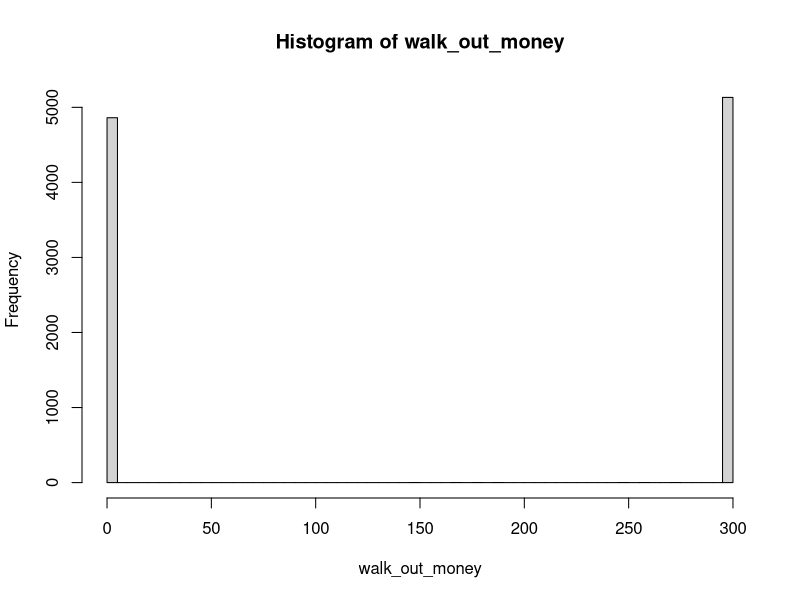
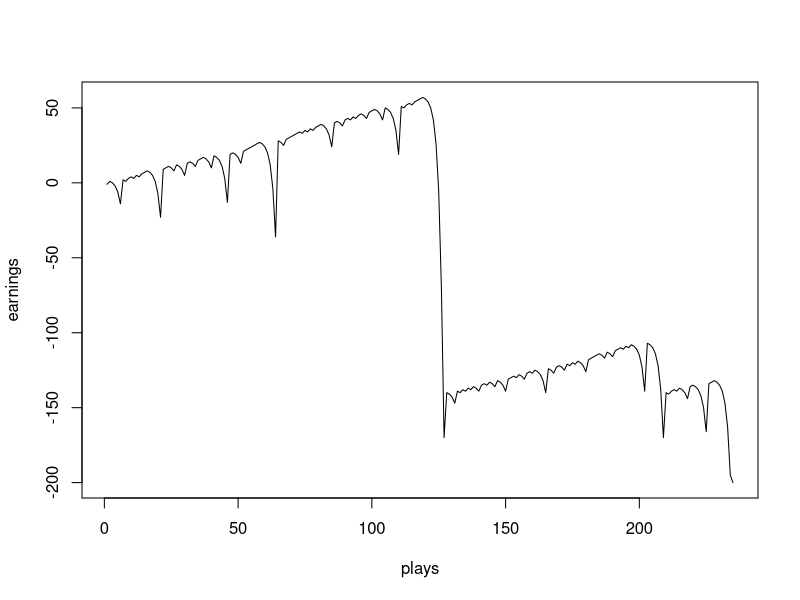

These charts were generated, in order, by the following R code: (Note: a time limit stopped this script after it produced the figures.)
## ---- chunk 1
knitr::opts_chunk$set(echo=TRUE, warning=FALSE, message=FALSE, cache=TRUE)
## ---- chunk 2
library(dplyr)
## ---- chunk 3
#' A single play of the Martingale strategy
#'
#' Takes a state list, spins the roulette wheel, returns the state list with updated values (for example, budget, plays, etc)
#' @param state A list with the following entries: 
#'   B              number, the budget
#'   W              number, the budget threshold for successfully stoping
#'   L              number, the maximum number of plays 
#'   M              number, the casino wager limit
#'   plays          integer, the number of plays executed
#'   previous_wager number, the wager in the previous play (0 at first play)
#'   previous_win   TRUE/FALSE, indicator if the previous play was a win (TRUE at first play)
#' @return The updated state list
one_play <- function(state){
  
    # Wager
    proposed_wager <- ifelse(state$previous_win, 1, 2*state$previous_wager)
    wager <- min(proposed_wager, state$M, state$B)
    
    # Spin of the wheel
    red <- rbinom(1,1,18/38)
    
    # Update state
    state$plays <- state$plays + 1
    state$previous_wager <- wager
    if(red){
      # WIN
      state$B <- state$B + wager
      state$previous_win <- TRUE
    }else{
      # LOSE
      state$B <- state$B - wager
      state$previous_win <- FALSE
    }
  state
}


#' Stopping rule
#'
#' Takes the state list and determines if the gambler has to stop
#' @param state A list.  See one_play
#' @return TRUE/FALSE
stop_play <- function(state){
  if(state$B <= 0) return(TRUE)
  if(state$plays >= state$L) return(TRUE)
  if(state$B >= state$W) return(TRUE)
  FALSE
}


#' Play roulette to either bankruptcy, success, or play limits
#'
#' @param B number, the starting budget
#' @param W number, the budget threshold for successfully stoping
#' @param L number, the maximum number of plays 
#' @param M number, the casino wager limit
#' @return A vector of budget values calculated after each play.
one_series <- function(
    B = 200
  , W = 300
  , L = 1000
  , M = 100
){

  # initial state
  state <- list(
    B = B
  , W = W
  , L = L
  , M = M
  , plays = 0
  , previous_wager = 0
  , previous_win = TRUE
  )
  
  # vector to store budget over series of plays
  budget <- rep(NA, L)
  
  # For loop of plays
  for(i in 1:L){
    new_state <- state %>% one_play
    budget[i] <- new_state$B
    if(new_state %>% stop_play){
      return(budget[1:i])
    }
    state <- new_state
  }
  budget    
}

# helper function
get_last <- function(x) x[length(x)] 


# Simulation
walk_out_money <- rep(NA, 10000)
for(j in seq_along(walk_out_money)){
  walk_out_money[j] <- one_series(B = 200, W = 300, L = 1000, M = 100) %>% get_last
}
## ---- chunk 4
# Walk out money distribution
hist(walk_out_money, breaks = 100)
## ---- chunk 5
# Estimated probability of walking out with extra cash
mean(walk_out_money > 200)
## ---- chunk 6
# Estimated earnings
mean(walk_out_money - 200)
## ---- chunk 7
#This is how I used computer simulation to calculate the average earnings of a gambler that uses this strategy. 

#simulation run for wal_out_money [one series]
example = one_series()

#total earning after play
earnings = example-200
plays = seq(1,length(earnings),1)

## ---- chunk 8
#Linegraph for number of plays and earnings
plot(plays, earnings,type="l")
## ---- chunk 9

# Assume the starting budget is $10, each round we would add $20 for simulation. The maximum budget is $290. Below are the definition and variables needed for the simulation.

maxB = 290
starting_budget = seq(10,maxB,20)
walk_out_money_final <- rep(NA, length(starting_budget))
walk_out_money <- rep(NA, 10000)

# Simulation for changing starting budget. I used for-loop to simulate each round of different starting budget which increments $20 per round.

for(incrementB in seq_along(walk_out_money_final)){
  
  for(j in seq_along(walk_out_money)){
    walk_out_money[j] <- one_series(B = starting_budget[incrementB], W = 300, L = 1000, M = 100) %>% get_last
  }
  walk_out_money_final[incrementB] = mean(walk_out_money - starting_budget[incrementB])
}
## ---- chunk 10
plot(starting_budget,walk_out_money_final,type='l')
## ---- chunk 11
# Assume the starting budget threshold is $200, each round we would add $50 for simulation. The maximum budget threshold is $500. Below are the definition and variables needed for the simulation.

maxW = 500
budget_threshold = seq(200,maxW,50)                          
walk_out_money_final <- rep(NA, length(budget_threshold))
walk_out_money <- rep(NA, 10000)

# Simulation for changing winning budget threshold. I used for-loop to simulate each round of different budget threshold which increments $50 per round.

for(incrementB in seq_along(walk_out_money_final)){
  
  for(j in seq_along(walk_out_money)){
    walk_out_money[j] <- one_series(B = 200, W = budget_threshold[incrementB], L = 1000, M = 100) %>% get_last
  }
  walk_out_money_final[incrementB] = mean(walk_out_money - 200)
}
## ---- chunk 12
plot(budget_threshold,walk_out_money_final,type='l')
## ---- chunk 13
# Assume the starting number of plays is 200, each round we would add 50 maximum plays for simulation. Below are the definition and variables needed for the simulation.

maxL = 500
number_plays = seq(200,maxL,50)                          
walk_out_money_final <- rep(NA, length(number_plays))
walk_out_money <- rep(NA, 10000)

# Simulation for changing winning budget threshold. I used for-loop to simulate each round of different number of plays which increments $50 per round.

for(incrementB in seq_along(walk_out_money_final)){
  
  for(j in seq_along(walk_out_money)){
    walk_out_money[j] <- one_series(B = 200, W = 300, L = number_plays[incrementB], M = 100) %>% get_last
  }
  walk_out_money_final[incrementB] = mean(walk_out_money - 200)
}

## ---- chunk 14
plot(number_plays,walk_out_money_final,type='l')
## ---- chunk 15

# Assume the starting casino wager limit is $300, each round we would add $50 for simulation. The maximum casino wager limit is $300. Below are the definition and variables needed for the simulation.

maxM = 300
casino_wager_limit = seq(100,maxM,50)                          
walk_out_money_final <- rep(NA, length(casino_wager_limit))
walk_out_money <- rep(NA, 10000)

# Simulation for changing casino wager limit. I used for-loop to simulate each round of different wager number which increments 100 per round.

for(incrementB in seq_along(walk_out_money_final)){
  
  for(j in seq_along(walk_out_money)){
    walk_out_money[j] <- one_series(B = 200, W = 300, L =1000, M = casino_wager_limit[incrementB]) %>% get_last
  }
  walk_out_money_final[incrementB] = mean(walk_out_money - 200)
}
## ---- chunk 16
plot(casino_wager_limit,walk_out_money_final,type='l')
## ---- chunk 17
set.seed(10)
#modify the one_series function to return the number of stop play each time when running the simulation
one_series_avg_plays <- function(
    B = 200
  , W = 300
  , L = 1000
  , M = 100
){

  # initial state
  state <- list(
    B = B
  , W = W
  , L = L
  , M = M
  , plays = 0
  , previous_wager = 0
  , previous_win = TRUE
  )
  
  # vector to store budget over series of plays
  budget <- rep(NA, L)
  
  # For loop of plays
  for(i in 1:L){
    new_state <- state %>% one_play
    budget[i] <- new_state$B
    if(new_state %>% stop_play){
      return(i)
    }
    state <- new_state
  }
  i    
}

# Simulation
walk_out_plays <- rep(NA, 10000)
for(j in seq_along(walk_out_plays)){
  walk_out_plays[j] <- one_series_avg_plays(B = 200, W = 300, L = 1000, M = 100) %>% get_last
}
## ---- chunk 18
# Walk out play distribution
hist(walk_out_plays, breaks = 100,main='Histogram of number of plays before stopping')

# Average number of walk_out_plays
mean(walk_out_plays)
